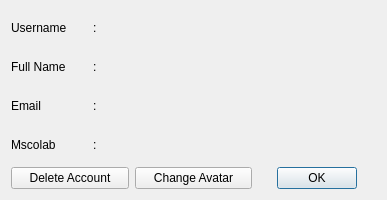
<?xml version="1.0" encoding="UTF-8"?>
<ui version="4.0">
 <class>ProfileWindow</class>
 <widget class="QDialog" name="ProfileWindow">
  <property name="geometry">
   <rect>
    <x>0</x>
    <y>0</y>
    <width>387</width>
    <height>200</height>
   </rect>
  </property>
  <property name="windowTitle">
   <string>MSColab Profile</string>
  </property>
  <layout class="QGridLayout" name="gridLayout">
   <item row="0" column="0" colspan="2">
    <layout class="QGridLayout" name="infoGl">
     <item row="3" column="1" alignment="Qt::AlignLeft">
      <widget class="QLabel" name="label_5">
       <property name="text">
        <string>:</string>
       </property>
      </widget>
     </item>
     <item row="1" column="1" alignment="Qt::AlignLeft">
      <widget class="QLabel" name="label_2">
       <property name="text">
        <string>:</string>
       </property>
      </widget>
     </item>
     <item row="2" column="1" alignment="Qt::AlignLeft">
      <widget class="QLabel" name="label_3">
       <property name="text">
        <string>:</string>
       </property>
      </widget>
     </item>
     <item row="0" column="1" alignment="Qt::AlignLeft">
      <widget class="QLabel" name="label">
       <property name="text">
        <string>:</string>
       </property>
      </widget>
     </item>
     <item row="0" column="0">
      <widget class="QLabel" name="usernameLabel">
       <property name="text">
        <string>Username</string>
       </property>
      </widget>
     </item>
     <item row="0" column="2">
      <widget class="QLabel" name="usernameLabel_2">
       <property name="text">
        <string/>
       </property>
      </widget>
     </item>
     <item row="1" column="0">
      <widget class="QLabel" name="fullNameLabel">
       <property name="text">
        <string>Full Name</string>
       </property>
      </widget>
     </item>
     <item row="1" column="2">
      <widget class="QLabel" name="fullNameLabel_2">
       <property name="text">
        <string/>
       </property>
      </widget>
     </item>
     <item row="2" column="0">
      <widget class="QLabel" name="emailLabel">
       <property name="text">
        <string>Email</string>
       </property>
      </widget>
     </item>
     <item row="3" column="0">
      <widget class="QLabel" name="mscolabURLLabel">
       <property name="text">
        <string>Mscolab</string>
       </property>
      </widget>
     </item>
     <item row="3" column="2">
      <widget class="QLabel" name="mscolabURLLabel_2">
       <property name="text">
        <string/>
       </property>
      </widget>
     </item>
     <item row="2" column="2">
      <widget class="QLabel" name="emailLabel_2">
       <property name="text">
        <string/>
       </property>
      </widget>
     </item>
    </layout>
   </item>
   <item row="0" column="2">
    <layout class="QVBoxLayout" name="gravatarVl">
     <item alignment="Qt::AlignHCenter|Qt::AlignVCenter">
      <widget class="QLabel" name="gravatarLabel">
       <property name="pixmap">
        <pixmap resource="../resources/resources.qrc">:/gravatars/default-gravatars/default.png</pixmap>
       </property>
       <property name="scaledContents">
        <bool>true</bool>
       </property>
      </widget>
     </item>
    </layout>
   </item>
   <item row="1" column="0" colspan="3">
    <layout class="QHBoxLayout" name="horizontalLayout">
     <item>
      <widget class="QPushButton" name="deleteAccountBtn">
       <property name="text">
        <string>Delete Account</string>
       </property>
       <property name="iconSize">
        <size>
         <width>40</width>
         <height>20</height>
        </size>
       </property>
       <property name="autoDefault">
        <bool>false</bool>
       </property>
      </widget>
     </item>
     <item>
      <widget class="QPushButton" name="uploadImageBtn">
       <property name="text">
        <string>Change Avatar</string>
       </property>
      </widget>
     </item>
     <item alignment="Qt::AlignHCenter">
      <widget class="QDialogButtonBox" name="buttonBox">
       <property name="standardButtons">
        <set>QDialogButtonBox::Ok</set>
       </property>
      </widget>
     </item>
    </layout>
   </item>
  </layout>
 </widget>
 <resources>
  <include location="../resources/resources.qrc"/>
 </resources>
 <connections/>
</ui>
